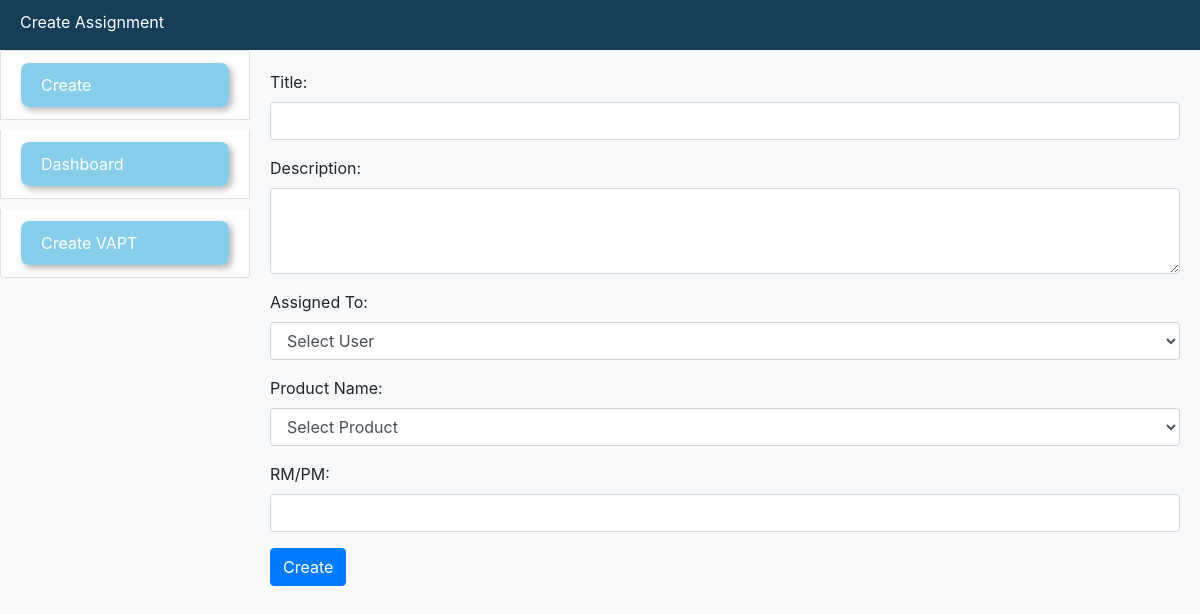
Page /assignments.php (signed in) on the committed database.
### tables this page shows
CREATE TABLE `file_access` (
  `file_access_id` int(11) NOT NULL AUTO_INCREMENT,
  `file_name` varchar(255) DEFAULT NULL,
  `role_id` int(11) DEFAULT NULL,
  `display_name` varchar(255) DEFAULT NULL,
  `in_menu` tinyint(1) DEFAULT NULL,
  `delete_flag` tinyint(1) DEFAULT 0,
  `timestamp` timestamp NOT NULL DEFAULT current_timestamp(),
  `created_by` varchar(255) DEFAULT NULL,
  `order_by` int(11) DEFAULT NULL,
  PRIMARY KEY (`file_access_id`)
);

### assignments.php (the view, shortened to what this page needs)
<?php
include_once "db_connect.php";
try {
    $user_id = $_SESSION['user_id'];
    $query = "SELECT role_id FROM users WHERE user_id = :user_id AND delete_flag = 0";
    $stmt = $db->prepare($query);
    $stmt->execute(['user_id' => $user_id]);
    $user = $stmt->fetch();
    $query_access = "SELECT * FROM file_access WHERE role_id = :role_id AND delete_flag = 0 AND in_menu=0";
    $stmt_access = $db->prepare($query_access);
    $stmt_access->execute(['role_id' => $user['role_id']]);
    $access_files = $stmt_access->fetchAll();
} catch (Exception $e) {
    $error_message = $e->getMessage();
}
?>
<!DOCTYPE html>
<html lang="en">
<head>
    <link rel="stylesheet" href="https://stackpath.bootstrapcdn.com/bootstrap/4.5.2/css/bootstrap.min.css">
    <link rel="stylesheet" href="https://cdnjs.cloudflare.com/ajax/libs/font-awesome/5.15.3/css/all.min.css">
</head>
<body>
    <div class="top-bar">
        Create Assignment
    </div>
<div class="left-menu">
    <ul class="list-group">
       <?php
try {
    $logged_in_user_id = $_SESSION['user_id'];
    $query_user_role = "SELECT role_id FROM users WHERE user_id = $logged_in_user_id";
    $stmt_user_role = $db->query($query_user_role);
    $user_role = $stmt_user_role->fetch(PDO::FETCH_ASSOC);
    $role_id = $user_role['role_id'];
    $query_menu = "SELECT * FROM file_access WHERE role_id = $role_id AND delete_flag = 0 AND in_menu = 0 ORDER BY order_by ASC";
    $stmt_menu = $db->query($query_menu);
    $access_files = $stmt_menu->fetchAll();
    foreach ($access_files as $file) {
        echo '<li class="list-group-item menu-item">';
        echo '<a href="' . $file['file_name'] . '" class="btn btn-primary btn-3d menu-link">' . $file['display_name'] . '</a>';
        echo '</li>';
    }
} catch (Exception $e) {
    echo '<li class="list-group-item">' . $e->getMessage() . '</li>';
}
?>
    </ul>
</div>
    <div class="main-content">
<div class="form-group">
    <?php if (isset($error_message)) : ?>
        <div class="alert alert-danger" role="alert">
            <?php echo $error_message; ?>
        </div>
    <?php else: ?>
        <form method="post">
            <div class="form-group">
                <label for="title">Title:</label>
                <input type="text" class="form-control" id="title" name="title" required>
            </div>
            <div class="form-group">
                <label for="description">Description:</label>
                <textarea class="form-control" id="description" name="description" rows="3" required></textarea>
            </div>
            <div class="form-group">
                <label for="assigned_to">Assigned To:</label>
                <select class="form-control" id="assigned_to" name="assigned_to" required>
                    <option value="">Select User</option>
                </select>
            </div>
            <div class="form-group">
                <label for="product_name">Product Name:</label>
                <select class="form-control" id="product_name" name="product_name" required>
                    <option value="">Select Product</option>
                </select>
            </div>
            <div class="form-group">
                <label for="rm_pm">RM/PM:</label>
                <input type="text" class="form-control" id="rm_pm" name="rm_pm">
            </div>
            <button type="submit" class="btn btn-primary">Create</button>
        </form>
    <?php endif; ?>
</div>
    </div>
</body>
</html>

### assignments.php (style rules this page uses)
body { background-color: #f8f9fa; }
.top-bar { background-color: #173E58; height: 50px; padding: 10px 20px; color: white; }
.left-menu { position: fixed; top: 0; left: 0; width: 250px; height: 100%; background-color: ; padding-top: 50px; }
.menu-item { margin-bottom: 10px; }
.main-content { margin-left: 250px; padding: 20px; }
.btn-3d { display: block; width: 100%; border: none; background: linear-gradient(145deg, #87CEEB, #87CEEB); color: white; padding: 10px 20px; font-size: 16px; border-radius: 8px; box-shadow: 3px 3px 7px rgba(0, 0, 0, 0.3), -3px -3px 7px rgba(255, 255, 255, 0.6); transition: all 0.2s; text-align: left; }

### rows in the picture
file_access: display_name "Create"
file_access: display_name "Dashboard"
file_access: display_name "Create VAPT"
